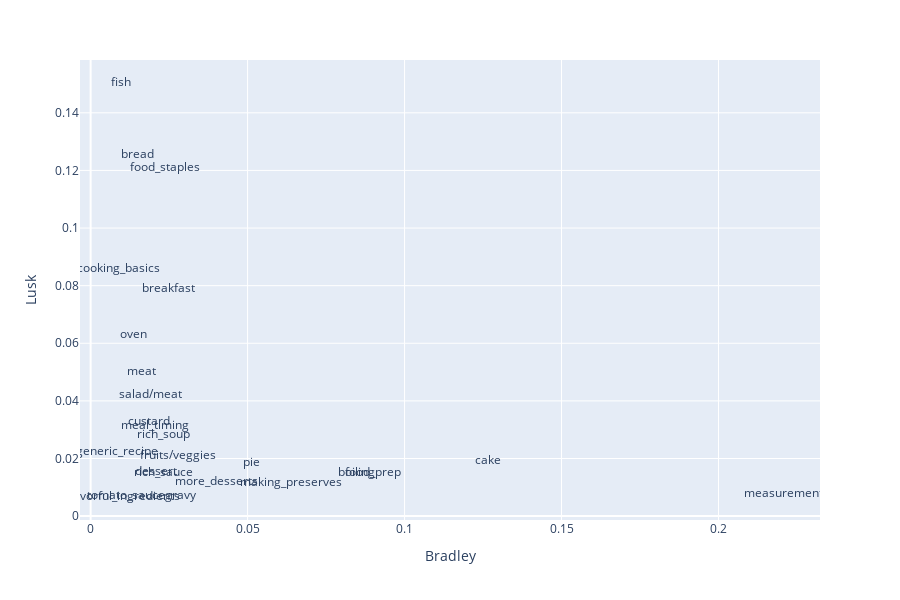

The code cell stored with this chart in its notebook:
### Markdown cell above
Next we compare two authors who published the same year, 1918: Alice Bradley (*Foods that Will Win the War and How to Cook Them*) and Graham Lusk (*Food in War Time*). In spite of being published in the same year on a similar topic, Bradley scores much higher on Topics 8 (Cake) and 24 (Measurements), while Lusk scores highest on Topic 14 (Fish Dish).

### Code cell
px.scatter(AUTHORS.reset_index(), 'Bradley', 'Lusk', hover_name='topterms', text='names')\
    .update_traces(mode='text')

### Figure 1 — Plotly figure (JSON) as saved in the notebook; plotly's stock layout.template omitted (floating-point values rounded to 4 significant figures)
{"data": [{"hoverlabel": {"namelength": 0}, "hovertemplate": "<b>%{hovertext}</b><br><br>Bradley=%{x}<br>Lusk=%{y}<br>names=%{text}", "hovertext": ["juice sugar water lemon fruit pudding orange jelly syrup bottle", "crumbs parsley lobster pepper sauce butter oysters egg salt mayonnaise", "powder oysters flavour soda acid spice cook sweetbreads ingredients relish", "knife lettuce pieces skin dressing end way oil salad slices", "food rice tea family day diet foods value time grains", "potatoes meal soup coffee breakfast way carrots dish dinner stock", "food water body jars foods substances pressure air protein salts", "water minutes salt boiling tender hour boil point pieces hours", "sugar eggs water milk flour butter mixture egg salt pound", "cake kind method cakes pastry preparation dessert making recipes kinds", "meat beef mutton roast ham chops veal steak piece steaks", "soup head meat pieces stock hour turtle quarts lobster pounds", "tsp salt butter pepper tomatoes milk chicken onion water toast", "butter pie paste bread crust slices place filling table slice", "fish water dish salt hour hours macaroni salmon day layer", "egg eggs ice mixture beans cheese shell cakes place liquid", "salad cooking dressing salads temperature time oil year heat meat", "fat flour meat bread wheat salt hare pork potato pan", "fruit fruits vegetables sugar food flavor foods cabbage apples value", "bread ingredients dough time work cookery process making use things", "milk cream water cheese custard dish sugar place butter boiler", "oven dish bacon place minutes bone pan layer butter shells", "sauce pan butter salt pepper gravy flour minutes spoonful water", "coffee corn food cereals chocolate use cocoa beverages value cereal", "cup teaspoon tablespoons cups water tablespoon salt milk tablespoonfuls teaspoonful"], "legendgroup": "", "marker": {"color": "#636efa", "symbol": "circle"}, "mode": "text", "name": "", "showlegend": false, "text": ["making_preserves", "rich_sauce", "flavorful_ingredients", "food_prep", "food_staples", "meal_timing", "cooking_basics", "boiling", "cake", "dessert", "meat", "rich_soup", "tomato_sauce", "pie", "fish", "more_desserts", "salad/meat", "generic_recipe", "fruits/veggies", "bread", "custard", "oven", "gravy", "breakfast", "measurement"], "type": "scatter", "x": [0.06369, 0.02334, 0.01044, 0.0898, 0.02354, 0.02062, 0.008816, 0.08464, 0.1267, 0.02088, 0.01608, 0.0231, 0.01139, 0.05121, 0.009558, 0.04002, 0.01899, 0.008401, 0.02772, 0.01484, 0.01848, 0.01371, 0.02863, 0.02486, 0.2205], "xaxis": "x", "y": [0.01164, 0.01506, 0.006639, 0.01494, 0.1207, 0.03114, 0.08567, 0.01491, 0.01916, 0.01534, 0.04995, 0.02805, 0.007066, 0.01835, 0.1504, 0.01175, 0.04196, 0.02215, 0.02089, 0.1252, 0.03259, 0.06303, 0.007134, 0.07869, 0.00762], "yaxis": "y"}], "layout": {"height": 600, "legend": {"tracegroupgap": 0}, "margin": {"t": 60}, "xaxis": {"anchor": "y", "domain": [0, 1], "title": {"text": "Bradley"}}, "yaxis": {"anchor": "x", "domain": [0, 1], "title": {"text": "Lusk"}}}}
